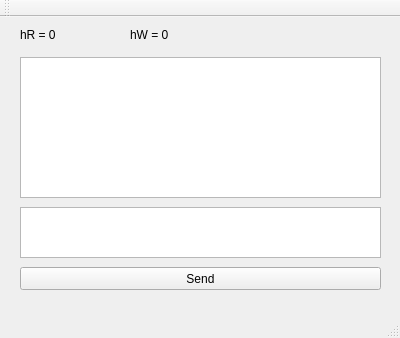
<?xml version="1.0" encoding="UTF-8"?>
<ui version="4.0">
 <class>MainWindow</class>
 <widget class="QMainWindow" name="MainWindow">
  <property name="geometry">
   <rect>
    <x>0</x>
    <y>0</y>
    <width>400</width>
    <height>338</height>
   </rect>
  </property>
  <property name="windowTitle">
   <string>Anonymous Pipe Client</string>
  </property>
  <widget class="QWidget" name="centralWidget">
   <widget class="QTextEdit" name="textEditSend">
    <property name="geometry">
     <rect>
      <x>20</x>
      <y>190</y>
      <width>361</width>
      <height>51</height>
     </rect>
    </property>
   </widget>
   <widget class="QPushButton" name="pushButtonSend">
    <property name="geometry">
     <rect>
      <x>20</x>
      <y>250</y>
      <width>361</width>
      <height>23</height>
     </rect>
    </property>
    <property name="text">
     <string>Send</string>
    </property>
   </widget>
   <widget class="QTextEdit" name="textEditReceive">
    <property name="enabled">
     <bool>true</bool>
    </property>
    <property name="geometry">
     <rect>
      <x>20</x>
      <y>40</y>
      <width>361</width>
      <height>141</height>
     </rect>
    </property>
    <property name="readOnly">
     <bool>true</bool>
    </property>
   </widget>
   <widget class="QLabel" name="labelHR">
    <property name="geometry">
     <rect>
      <x>20</x>
      <y>10</y>
      <width>81</width>
      <height>16</height>
     </rect>
    </property>
    <property name="text">
     <string>hR = 0</string>
    </property>
   </widget>
   <widget class="QLabel" name="labelHW">
    <property name="geometry">
     <rect>
      <x>130</x>
      <y>10</y>
      <width>81</width>
      <height>16</height>
     </rect>
    </property>
    <property name="text">
     <string>hW = 0</string>
    </property>
   </widget>
  </widget>
  <widget class="QMenuBar" name="menuBar">
   <property name="geometry">
    <rect>
     <x>0</x>
     <y>0</y>
     <width>400</width>
     <height>21</height>
    </rect>
   </property>
  </widget>
  <widget class="QToolBar" name="mainToolBar">
   <attribute name="toolBarArea">
    <enum>TopToolBarArea</enum>
   </attribute>
   <attribute name="toolBarBreak">
    <bool>false</bool>
   </attribute>
  </widget>
  <widget class="QStatusBar" name="statusBar"/>
 </widget>
 <layoutdefault spacing="6" margin="11"/>
 <resources/>
 <connections/>
</ui>
